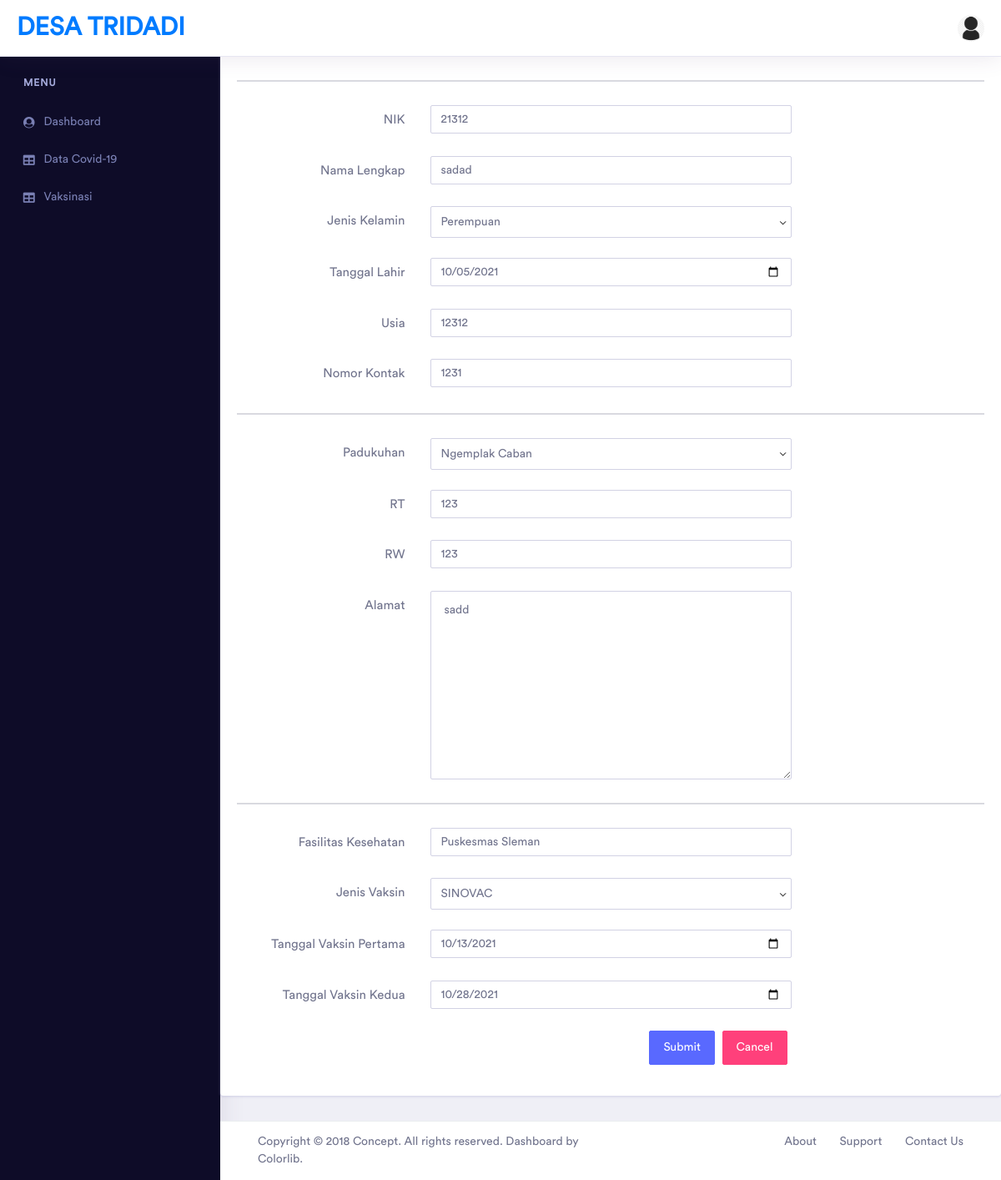
/update_vaksinasi/2/ (signed in), run on the app's committed database.
### adminDashboard/models.py (models this page shows)
class Vaksinasi(models.Model):
    GENDER_CHOICES = (
        ('Laki-laki', 'Laki-laki'),
        ('Perempuan', 'Perempuan')
    )
    VAKSIN_CHOICES = (
        ('SINOVAC', 'SINOVAC'),
        ('BIO FARMA', 'BIO FARMA'),
        ('AstraZeneca', 'AstraZeneca'),
        ('SINOPHARM', 'SINOPHARM'),
        ('MODERNA', 'MODERNA'),
        ('PFIZER', 'PFIZER')
    )
    DUKUH_CHOICES = (
        ('Wadas', 'Wadas'),
        ('Paten', 'Paten'),
        ('Ngemplak Caban', 'Ngemplak Caban'),
        ('Pangukan', 'Pangukan'),
        ('Beteng', 'Beteng'),
        ('Pisangan', 'Pisangan'),
        ('Dukuh', 'Dukuh'),
        ('Beran Lor', 'Beran Lor'),
        ('Josari', 'Josari'),
        ('Drono', 'Drono'),
        ('Beran Kidul', 'Beran Kidul'),
        ('Kebonagung', 'Kebonagung'),
        ('Jaban', 'Jaban'),
        ('Denggung', 'Denggung'),
        ('Bangunrejo', 'Bangunrejo')
    )
    nik = models.CharField(max_length=40)
    nama = models.CharField(max_length=40)
    jenis_kelamin = models.CharField(choices=GENDER_CHOICES, max_length=10)
    tanggal_lahir = models.DateField()
    usia = models.IntegerField(null=True)
    no_kontak = models.CharField(max_length=40)
    padukuhan = models.CharField(choices=DUKUH_CHOICES, max_length=20)
    rt = models.IntegerField()
    rw = models.IntegerField()
    alamat = models.TextField(max_length=100)
    jenis_vaksin = models.CharField(choices= VAKSIN_CHOICES, max_length=25)
    tanggal_vaksin_pertama = models.DateField(default=date.today)
    tanggal_vaksin_kedua = models.DateField(default=" ", blank=True, null=True)
    faskes = models.CharField(max_length=25, default='Puskesmas Sleman')
    last_update = models.DateField(auto_now=True)
    last_update_time = models.TimeField(auto_now=True)
    tanggal_input = models.DateField(auto_now_add=True)

### adminDashboard/views.py (the view)
# urls.py: path('update_vaksinasi/<int:pk>/', views.updateVaksinasi, name='update_vaksinasi'),
@login_required
def updateVaksinasi(request, pk):
    vaksinasi = Vaksinasi.objects.get(id=pk)
    form = VaksinasiForm(instance=vaksinasi)
    if request.method == "POST":
        form = VaksinasiForm(request.POST, instance=vaksinasi)
        if form.is_valid():
            form.save()
            return redirect('/vaksinasi/')
    context = {'form': form}
    return render(request, 'adminDashboard/vaksinasi_form.html', context)

### adminDashboard/templates/adminDashboard/vaksinasi_form.html (shortened to what this page needs)
{% extends "adminDashboard/base.html" %}
{% load static %}
{% block content %}
<div class="row">
    <div class="col-xl-12 col-lg-12 col-md-12 col-sm-12 col-12">
        <div class="card">
            <div class="card-body">
                <form method="POST" id="validationform" data-parsley-validate="" novalidate="">
                    <hr>
                    <div class="form-group row">
                        <label class="col-12 col-sm-3 col-form-label text-sm-right">NIK</label>
                        <div class="col-12 col-sm-8 col-lg-6">
                            {{form.nik}}
                        </div>
                    </div>
                    <div class="form-group row">
                        <label class="col-12 col-sm-3 col-form-label text-sm-right">Nama Lengkap</label>
                        <div class="col-12 col-sm-8 col-lg-6">
                            {{ form.nama }}
                        </div>
                    </div>
                    <div class="form-group row">
                        <label class="col-12 col-sm-3 col-form-label text-sm-right">Jenis
                            Kelamin</label>
                        <div class="col-12 col-sm-8 col-lg-6">
                            {{ form.jenis_kelamin }}
                        </div>
                    </div>
                    <div class="form-group row">
                        <label class="col-12 col-sm-3 col-form-label text-sm-right">Tanggal
                            Lahir</label>
                        <div class="col-12 col-sm-8 col-lg-6">
                            {{ form.tanggal_lahir }}
                        </div>
                    </div>
                    <div class="form-group row">
                        <label class="col-12 col-sm-3 col-form-label text-sm-right">Usia</label>
                        <div class="col-12 col-sm-8 col-lg-6">
                            {{ form.usia }}
                        </div>
                    </div>
                    <div class="form-group row">
                        <label class="col-12 col-sm-3 col-form-label text-sm-right">Nomor Kontak</label>
                        <div class="col-12 col-sm-8 col-lg-6">
                            {{ form.no_kontak }}
                        </div>
                    </div>
                    <hr>
                    <div class="form-group row">
                        <label class="col-12 col-sm-3 col-form-label text-sm-right">Padukuhan</label>
                        <div class="col-12 col-sm-8 col-lg-6">
                            {{ form.padukuhan }}
                        </div>
                    </div>
                    <div class="form-group row">
                        <label class="col-12 col-sm-3 col-form-label text-sm-right">RT</label>
                        <div class="col-12 col-sm-8 col-lg-6">
                            {{ form.rt }}
                        </div>
                    </div>
                    <div class="form-group row">
                        <label class="col-12 col-sm-3 col-form-label text-sm-right">RW</label>
                        <div class="col-12 col-sm-8 col-lg-6">
                            {{ form.rw }}
                        </div>
                    </div>
                    <div class="form-group row">
                        <label class="col-12 col-sm-3 col-form-label text-sm-right">Alamat</label>
                        <div class="col-12 col-sm-8 col-lg-6">
                            {{ form.alamat }}
                        </div>
                    </div>
                    <hr>
                    <div class="form-group row">
                        <label class="col-12 col-sm-3 col-form-label text-sm-right">Fasilitas Kesehatan</label>
                        <div class="col-12 col-sm-8 col-lg-6">
                            {{ form.faskes }}
                        </div>
                    </div>
                    <div class="form-group row">
                        <label class="col-12 col-sm-3 col-form-label text-sm-right">Jenis Vaksin</label>
                        <div class="col-12 col-sm-8 col-lg-6">
                            {{ form.jenis_vaksin }}
                        </div>
                    </div>
                    <div class="form-group row">
                        <label class="col-12 col-sm-3 col-form-label text-sm-right">Tanggal Vaksin Pertama</label>
                        <div class="col-12 col-sm-8 col-lg-6">
                            {{ form.tanggal_vaksin_pertama }}
                        </div>
                    </div>
                    <div class="form-group row">
                        <label class="col-12 col-sm-3 col-form-label text-sm-right">Tanggal Vaksin Kedua</label>
                        <div class="col-12 col-sm-8 col-lg-6">
                            {{ form.tanggal_vaksin_kedua }}
                        </div>
                    </div>
                    <div class="form-group row text-right">
                        <div class="col col-sm-10 col-lg-9 offset-sm-1 offset-lg-0">
                            <button type="submit" class="btn btn-space btn-primary">Submit</button>
                            <a href="{% url 'database' %}" class="btn btn-space btn-secondary">Cancel</a>
                        </div>
                    </div>
                </form>
            </div>
        </div>
    </div>
</div>
{% endblock content %}

### data on the page
Vaksinasi: nik "21312", nama "sadad", jenis_kelamin "Perempuan", tanggal_lahir "10/05/2021", usia "12312", no_kontak "1231", padukuhan "Ngemplak Caban", rt "123", rw "123", alamat "sadd", faskes "Puskesmas Sleman", jenis_vaksin "SINOVAC", tanggal_vaksin_pertama "10/13/2021", tanggal_vaksin_kedua "10/28/2021"
